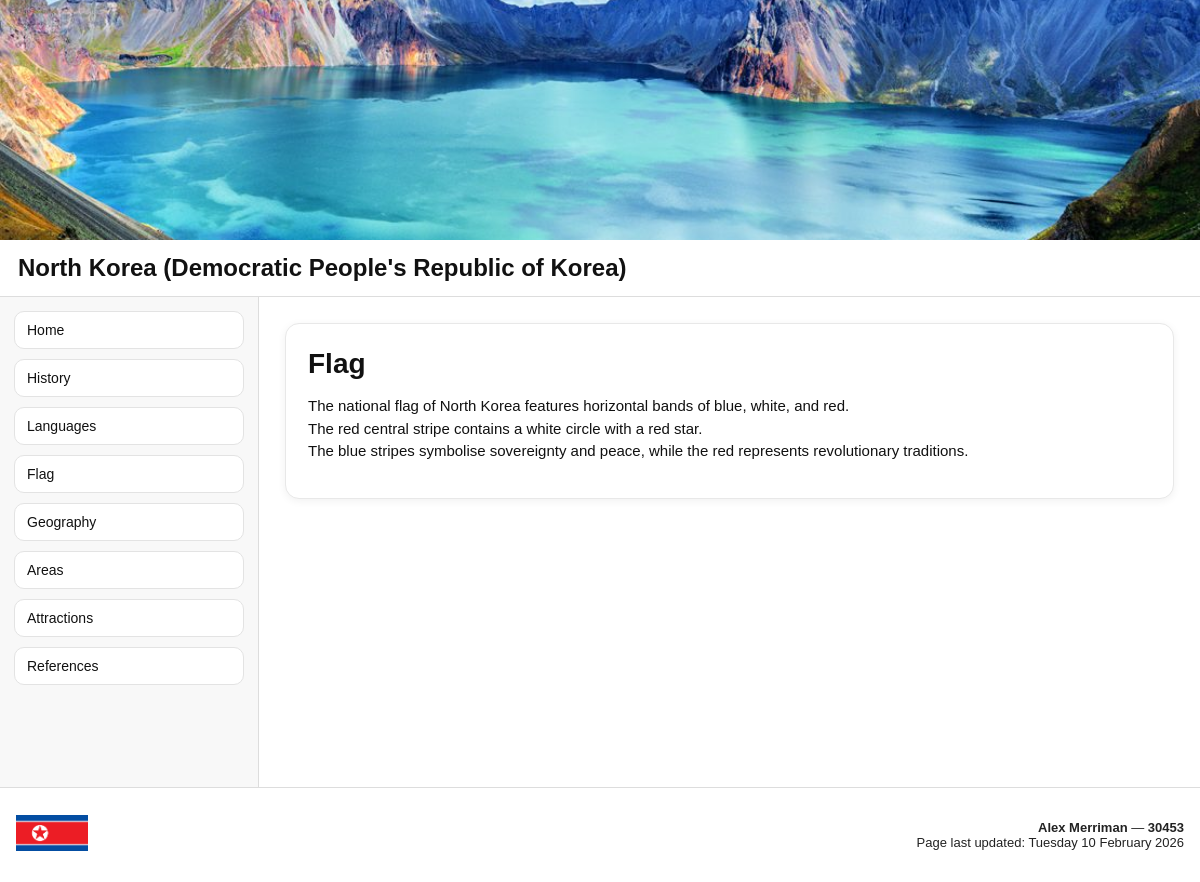
The app's page /flag/ with its own data.
### pages/models.py (models this page shows, shortened)
class Page(models.Model):
    title = models.CharField(max_length=100)
    slug = models.SlugField(unique=True)
    content = models.TextField(blank=True)
    last_updated = models.DateTimeField(auto_now=True)

### pages/views.py (the view)
# urls.py: path("flag/", views.flag, name="flag"),
def flag(request):
    page = get_object_or_404(Page, slug="flag")
    return render(request, "pages/flag.html", {
        "country": COUNTRY_NAME,
        "page_title": "Flag",
        "page_meta": page,
        "menu": menu_pages(),
    })

### pages/views.py (called while the page is built)
def menu_pages():
    return Page.objects.order_by("id")

### templates/pages/flag.html
{% extends "pages/base.html" %}
{% block content %}
  <h2>{{ page_meta.title }}</h2>
  {{ page_meta.content|linebreaks }}
{% endblock %}

### templates/pages/base.html (shortened to what this page needs)
{% load static %}
<!doctype html>
<html lang="en">
<head>
  <link rel="stylesheet" href="{% static 'site.css' %}">
</head>
<body>
  <header class="header">
    <img
      class="banner"
      src="{% static 'images/banner.jpg' %}"
      alt="Banner image"
    >
    <h1 class="site-title">
      {{ country }}
    </h1>
  </header>
  <div class="layout">
    <nav class="menu">
      <a href="{% url 'home' %}">Home</a>
      <a href="{% url 'history' %}">History</a>
      <a href="{% url 'languages' %}">Languages</a>
      <a href="{% url 'flag' %}">Flag</a>
      <div class="menu-group">
        <a href="{% url 'geography_home' %}">Geography</a>
        <a href="{% url 'arealist' %}">Areas</a>
        <a href="{% url 'attractionlist' %}">Attractions</a>
      </div>
      <a href="{% url 'references' %}">References</a>
    </nav>
    <main class="content">
      <div class="card">
        {% block content %}
        {% endblock %}
      </div>
    </main>
  </div>
  <footer class="footer">
    <div class="footer-left">
      <img
        class="logo"
        src="{% static 'images/logo.png' %}"
        alt="Site logo"
      >
    </div>
    <div class="footer-right">
      <div>
        <strong>Alex Merriman</strong> — <strong>30453</strong>
      </div>
      <div>
        {% if page_meta and page_meta.last_updated %}
          Page last updated: {{ page_meta.last_updated|date:"l j F Y" }}
        {% endif %}
      </div>
    </div>
  </footer>
</body>
</html>

### static/site.css (style rules this page uses)
html, body { height: 100%; }
body { margin: 0; font-family: Arial, sans-serif; background: #f4f4f4; color: #111; }
.header { background: #ffffff; border-bottom: 1px solid #ddd; }
.banner { width: 100%; height: 240px; object-fit: cover; object-position: center; display: block; }
.site-title { margin: 14px 18px; font-size: 24px; font-weight: bold; }
.layout { display: flex; min-height: calc(100vh - 240px - 70px); background: #ffffff; }
.menu { width: 230px; padding: 14px; background: #f8f8f8; border-right: 1px solid #ddd; }
.menu a { display: block; padding: 10px 12px; margin-bottom: 10px; text-decoration: none; color: #111; background: #ffffff; border: 1px solid #e3e3e3; border-radius: 10px; font-size: 14px; }
.content { flex: 1; padding: 26px; background: #ffffff; }
.card { max-width: 900px; background: #ffffff; border: 1px solid #e8e8e8; border-radius: 14px; padding: 20px 22px; box-shadow: 0 2px 8px rgba(0,0,0,0.06); }
.content h2 { margin-top: 4px; margin-bottom: 12px; font-size: 28px; }
.content p { line-height: 1.5; font-size: 15px; }
.footer { display: flex; align-items: center; justify-content: space-between; padding: 12px 16px; background: #ffffff; border-top: 1px solid #ddd; min-height: 70px; }
.logo { height: 36px; width: auto; }
.footer-right { text-align: right; font-size: 13px; color: #222; }

### records on screen
Page: title "Flag", content "The national flag of North Korea features horizontal bands of blue, white, and red. The red central stripe contains a white circle with a red star. The blue stripes symbolise sovereignty and peace, while the red represents revolutionary traditions.", last_updated "Tuesday 10 February 2026"

### other values on screen
{{ country }} "North Korea (Democratic People's Republic of Korea)"
